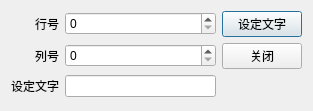
<?xml version="1.0" encoding="UTF-8"?>
<ui version="4.0">
 <class>LocateDialog</class>
 <widget class="QDialog" name="LocateDialog">
  <property name="geometry">
   <rect>
    <x>0</x>
    <y>0</y>
    <width>313</width>
    <height>111</height>
   </rect>
  </property>
  <property name="windowTitle">
   <string>Dialog</string>
  </property>
  <layout class="QGridLayout" name="gridLayout">
   <item row="0" column="1">
    <widget class="QSpinBox" name="spinBoxRow"/>
   </item>
   <item row="5" column="0">
    <widget class="QLabel" name="label_3">
     <property name="text">
      <string>设定文字</string>
     </property>
     <property name="alignment">
      <set>Qt::AlignRight|Qt::AlignTrailing|Qt::AlignVCenter</set>
     </property>
    </widget>
   </item>
   <item row="5" column="1">
    <widget class="QLineEdit" name="lineEdit"/>
   </item>
   <item row="3" column="1">
    <widget class="QSpinBox" name="spinBoxColum"/>
   </item>
   <item row="0" column="2">
    <widget class="QPushButton" name="btnSet">
     <property name="text">
      <string>设定文字</string>
     </property>
    </widget>
   </item>
   <item row="0" column="0">
    <widget class="QLabel" name="label">
     <property name="text">
      <string>行号</string>
     </property>
     <property name="alignment">
      <set>Qt::AlignRight|Qt::AlignTrailing|Qt::AlignVCenter</set>
     </property>
    </widget>
   </item>
   <item row="3" column="0">
    <widget class="QLabel" name="label_2">
     <property name="text">
      <string>列号</string>
     </property>
     <property name="alignment">
      <set>Qt::AlignRight|Qt::AlignTrailing|Qt::AlignVCenter</set>
     </property>
    </widget>
   </item>
   <item row="3" column="2">
    <widget class="QPushButton" name="btnCancel">
     <property name="text">
      <string>关闭</string>
     </property>
    </widget>
   </item>
  </layout>
 </widget>
 <resources/>
 <connections>
  <connection>
   <sender>btnCancel</sender>
   <signal>clicked()</signal>
   <receiver>LocateDialog</receiver>
   <slot>close()</slot>
   <hints>
    <hint type="sourcelabel">
     <x>266</x>
     <y>55</y>
    </hint>
    <hint type="destinationlabel">
     <x>156</x>
     <y>55</y>
    </hint>
   </hints>
  </connection>
 </connections>
</ui>
